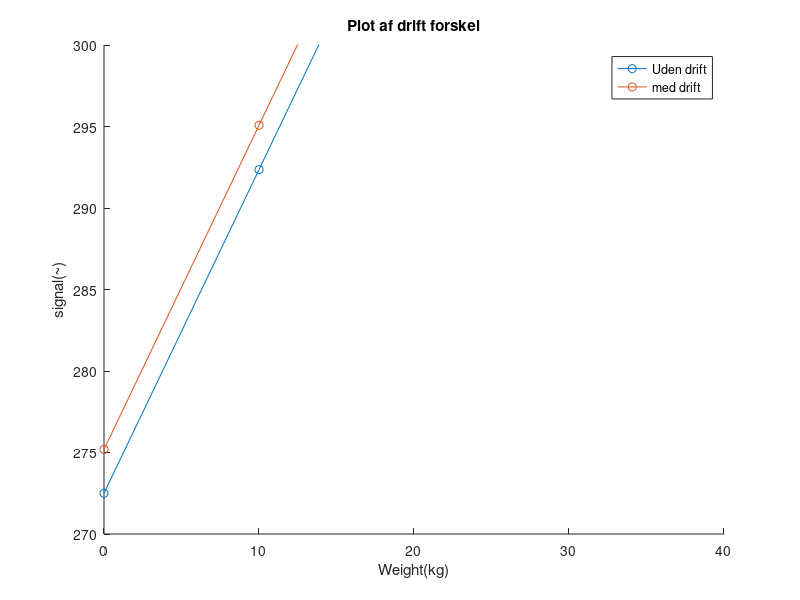
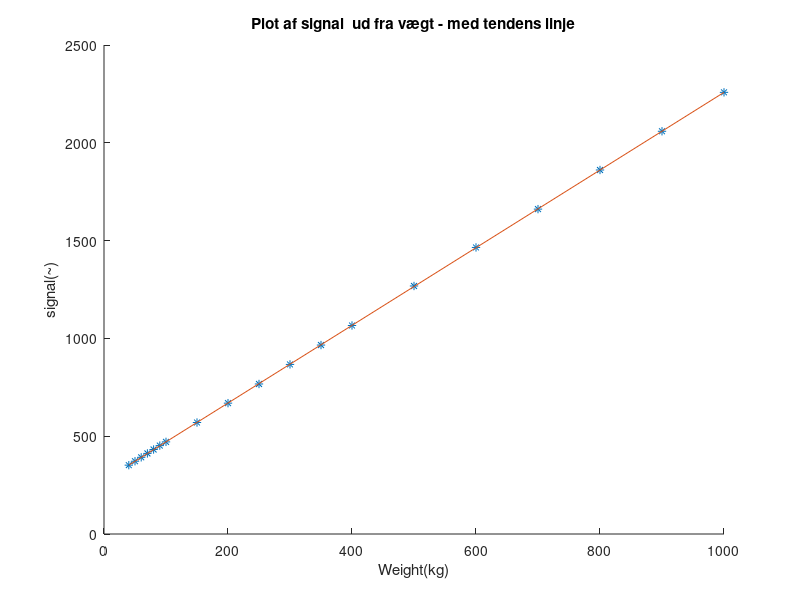

Recreate these plots in MATLAB, in order.
clc; clear;

d = [352 372 392 412 432 452 471 570 669 767 867 966 1066 1268 1465 1661 1861 2059 2258];

a = @(x) 1.9853 * x + 272.5;
b = @(x) 1.9885 * x + 275.19;

x1 = [0 : 10 : 100];
x2 = [150 : 50 : 400];
x3 = [500 : 100 : 1000];
x = [x1, x2, x3];
xx = [40, 50, 60, 70, 80, 90, 100, x2, x3]


figure
hold on
plot(x, a(x), '-o')
plot(x, b(x), '-o')
axis([0 40 270 300])
title("Plot af drift forskel")
xlabel("Weight(kg)")
ylabel("signal(~)")
legend('Uden drift', 'med drift')

f = polyfit(xx, d, 1);
g = polyval(f,xx);


figure
hold on
plot(xx,d,'*')
plot(xx,g)
title("Plot af signal  ud fra vægt - med tendens linje")
xlabel("Weight(kg)")
ylabel("signal(~)")

